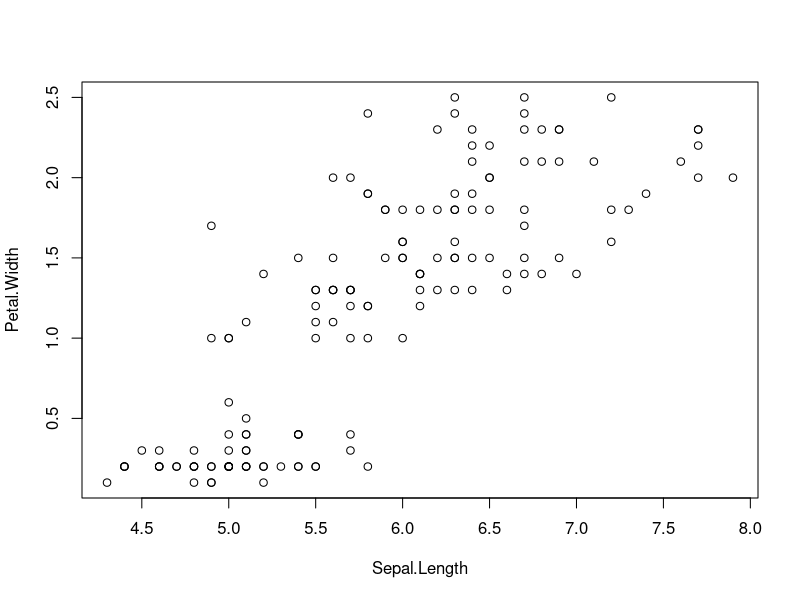
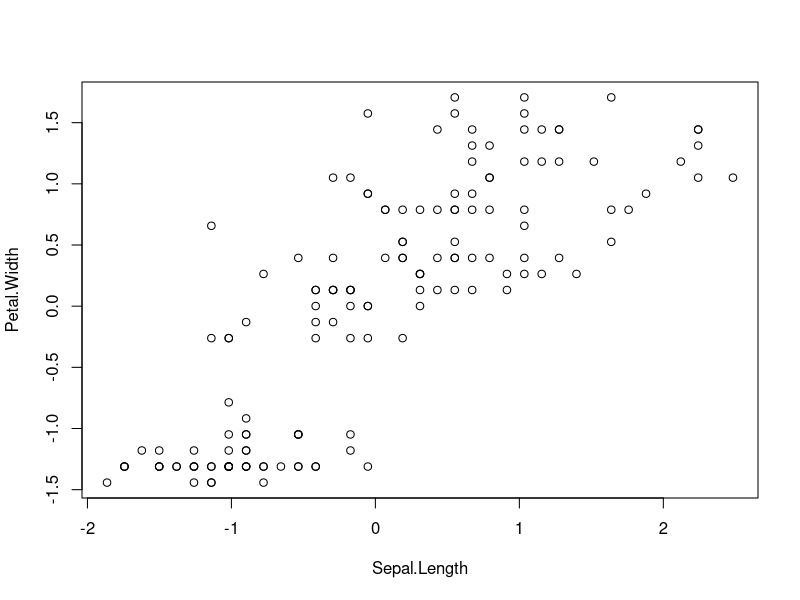
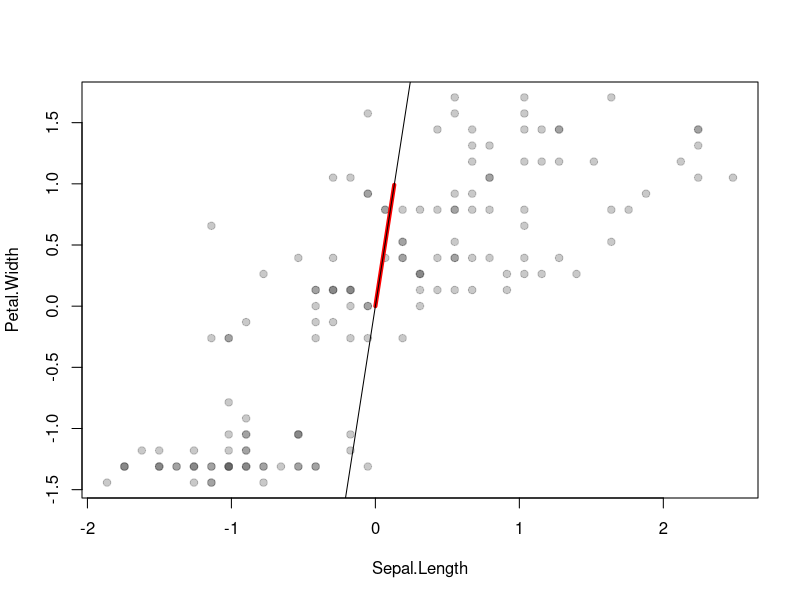
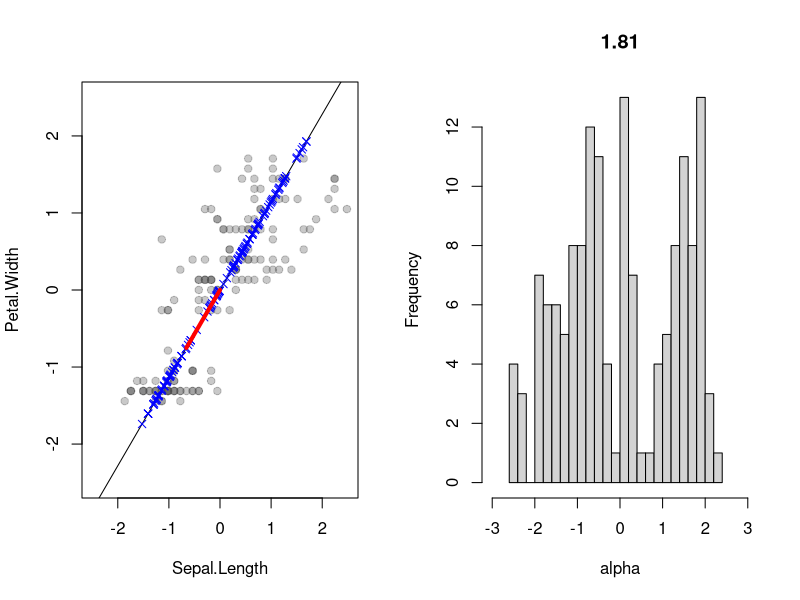
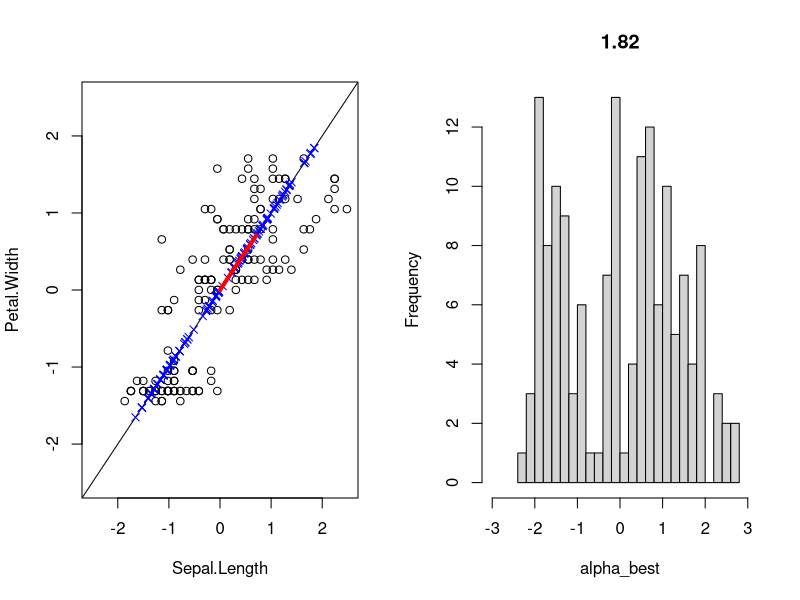
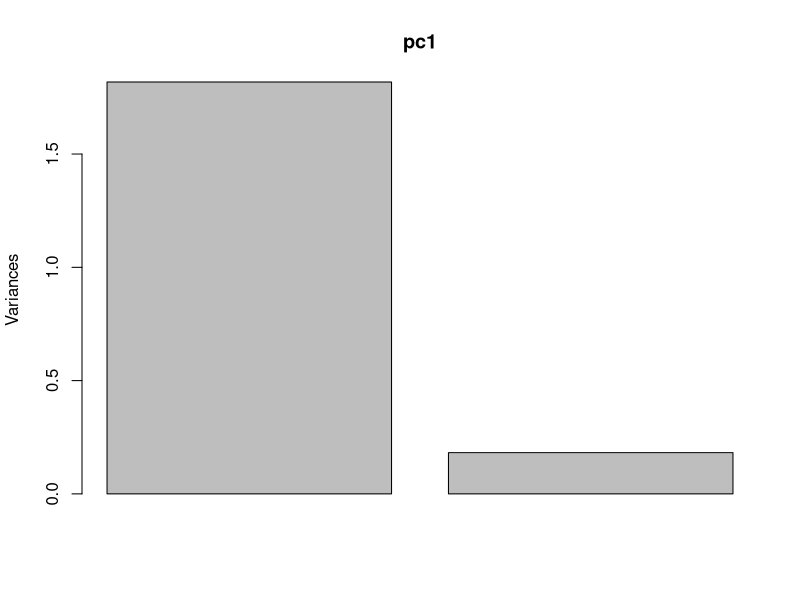
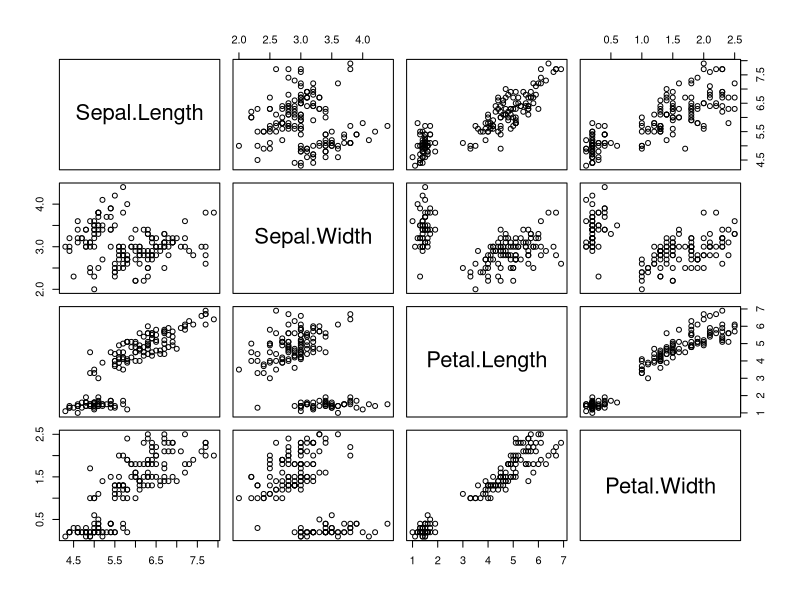
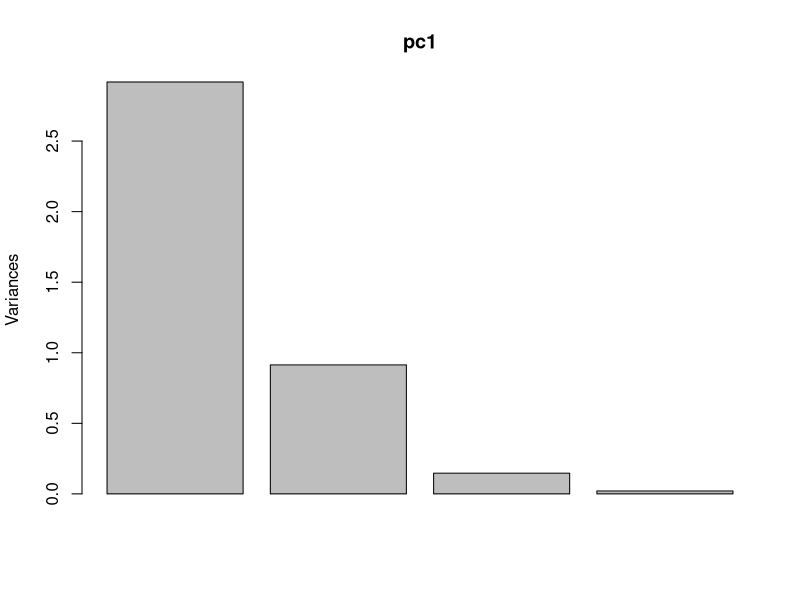

Write the R code that produced these figures, in order. (Note: this script raises an error after producing the figures.)
# Load a toy data and peak at the numbers
data(iris)
head(iris)

# Pick out the 1st and 4th columns
Z = iris[,c(1,4)]

# Clearly a lot of correlation structure in the measurements 
plot(Z)

# Standardize (center/scale) the data
# because you're try to find direction of variables, you don't want
# to let certain variable dominate the direction. Unless, you consider certain
# scale to be important.
Z_std = scale(Z)
plot(Z_std)

###HOW TO SOLVE OPTIMIZATION?
## by guess and check strategy.
# Pick a random unit-norm vector and show the implied subspace
v_try = rnorm(2)
v_try = v_try/sqrt(sum(v_try^2))  # normalize to unit length

# show the points and the vector v
plot(Z_std, pch=19, col=rgb(0.3,0.3,0.3,0.3))
segments(0, 0, v_try[1], v_try[2], col='red', lwd=4)

# show the implied subspace spanned by this vector
slope = v_try[2]/v_try[1]
abline(0, slope)

# Now show the subspace, side by side with the project points as a histogram

v_try = rnorm(2)
v_try = v_try/sqrt(sum(v_try^2))  # normalize to unit length

par(mfrow=c(1,2))
plot(Z_std, pch=19, col=rgb(0.3,0.3,0.3,0.3),
     xlim=c(-2.5,2.5), ylim=c(-2.5,2.5))
slope = v_try[2]/v_try[1]
abline(0, slope)  # plot the subspace as a line

# Project all the observation points onto that subspace
alpha = Z_std %*% v_try  # inner product of each row with v_try (V^T * X = v*x vector multiplication)
z_hat = alpha %*% v_try  # locations in R^2
points(z_hat, col='blue', pch=4)
segments(0, 0, v_try[1], v_try[2], col='red', lwd=4)

# the number at the top is the variance of the projected points
# histogram of those projected points
# var(alpha) is the variance of the projected point
hist(alpha, 25, xlim=c(-3,3), main=round(var(alpha), 2)) 


# Compare these random projections to the first PC
pc1 = prcomp(Z_std)
v_best = pc1$rotation[,1]
v_best
slope_best = v_best[2]/v_best[1]  # intercept = 0, slope = rise/run

par(mfrow=c(1,2))
plot(Z_std, xlim=c(-2.5,2.5), ylim=c(-2.5,2.5))
abline(0, slope_best)  # plot the subspace as a line

alpha_best = Z_std %*% v_best  # inner product of each row with v_best
z_hat = alpha_best %*% v_best  # locations in R^2
points(z_hat, col='blue', pch=4)
segments(0, 0, v_best[1], v_best[2], col='red', lwd=4)

hist(alpha_best, 25, xlim=c(-3,3), main=round(var(alpha_best), 2))


# How much of the variation does this first principal component predict?
var(Z_std[,1])
var(Z_std[,2])
var(Z_std[,1]) + var(Z_std[,2])

# Shorthand for this
var_bycomponent = apply(Z_std, 2, var)
sum(var_bycomponent)

# Compare with variance of the projected points
var(alpha_best)
var(alpha_best)/sum(var_bycomponent)  # as a ratio

# Compare with the answer from prcomp's plot method
par(mfrow=c(1,1))
plot(pc1)
pc1$sdev^2  # the standard deviation, rather than the variance


v_best2 = pc1$rotation[,2]

# The two PCs
v_best
v_best2


# Now look at the four numerical variables
Z = iris[,1:4]

# Clearly a lot of correlation structure in the measurements 
pairs(Z)

# Run PCA on all four dimensions
# scaling inside the prcomp function now
pc1 = prcomp(Z, scale.=TRUE)

# Look at the basic plotting and summary methods
# cumulative proportion is how much the 1st...4th PC can explain the information
# you can think of cumulative proportion as variance
# the higher the variance, the more the spread out, the more info you can explain
summary(pc1)
plot(pc1)

# Question 1: where do the individual points end up in PC space?
biplot(pc1)

# A biplot I like a bit better
loadings = pc1$rotation #loading is the rotation: v1
scores = pc1$x #scores is Z1 which will have 4 cols because we have 4 PCs
qplot(scores[,1], scores[,2], color=iris$Species, 
      xlab='Component 1', ylab='Component 2') #Plot the first 2 PCs

# Question 2: how are the principal components related to the original variables?
pc1$rotation
# from the rotation summary, we can kind of interpret that setosa iris has narrower sepal width